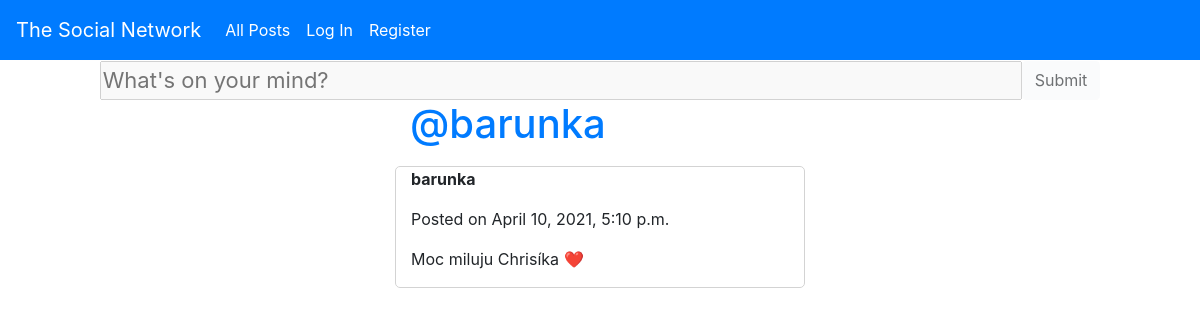
Screenshot of /user/barunka with the database file from the repository.
### network/models.py (models this page shows, shortened)
class User(AbstractUser):
    profileurl = models.CharField(max_length=32, blank=False, unique=True)
    bio = models.TextField(max_length=140, blank=True)

class Post(models.Model):
    content = models.CharField(max_length=140)
    author = models.ForeignKey(User, on_delete=models.CASCADE, related_name="posts")
    created = models.DateTimeField(auto_now_add=True)

### network/views.py (the view)
# urls.py: path("user/<str:profileurl>", views.userprofile, name="profile"),
def userprofile(request, profileurl):
    if request.method == "GET":
        try:
            u = User.objects.get(profileurl=profileurl)
            return render(request, "network/profile.html", {
                "profileowner": u,
                "postform": NewPostForm(auto_id=False),
                "posts": Post.objects.filter(author=u).order_by('-created')
            })
        except ObjectDoesNotExist:
            return render(request, "network/usernonexist.html")

### network/models.py
class NewPostForm(ModelForm):
    class Meta:
        model = Post
        fields = ['content']
        widgets = {
            'content' : Textarea(attrs={'cols':65, 'rows':1, 'style':'resize:none; font-size:22px; overflow: hidden;', 'id':'posttextfield', 'placeholder':"What's on your mind?", 'disabled':''}),
        }
        labels = {
            'content': (''),
        }

### network/templates/network/profile.html
{% extends "network/layout.html" %}
{% block body %}
<div class="row justify-content-center">
    <div class="col-4">
        <h1><a href="/user/{{profileowner.profileurl}}">@{{profileowner.username}}</a></h1>
    </div>
</div>
    {% for post in posts %}
        <div class="row justify-content-center">
            <div class="col-4 post" id="post{{ post.id }}">
                <p class="postauthor"><strong>{{ post.author }}</strong></p>
                <p class="posttime">Posted on {{ post.created }}</p>
                <p class="postcontent">{{ post.content }}</p>
            </div>
        </div>
    {% endfor %}
{% endblock %}

### network/static/network/styles.css (style rules this page uses)
#posttextfield { cursor: default; }
.post { border: 1px solid lightgray; border-radius: 5px; margin-top: 10px; }

### rows the page displays
User: username "barunka"
Post: author "barunka", created "April 10, 2021, 5:10 p.m.", content "Moc miluju Chrisíka ❤️"
